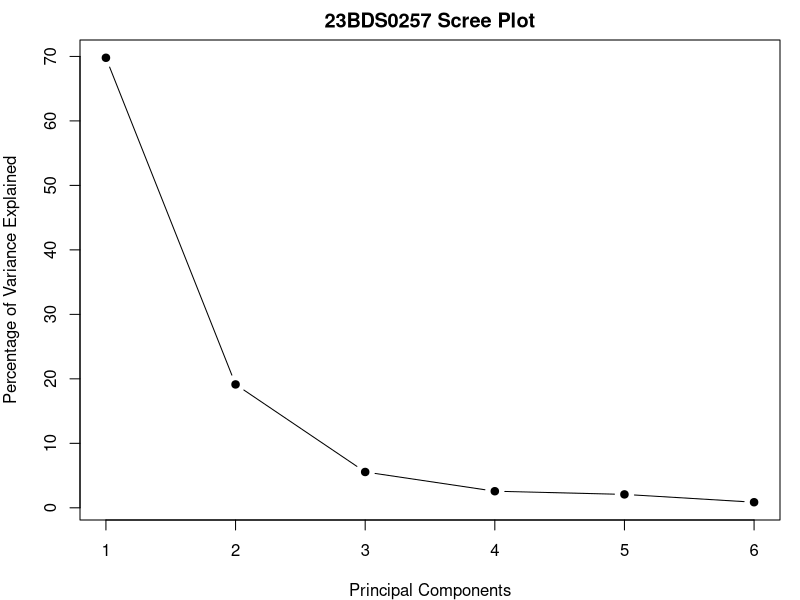
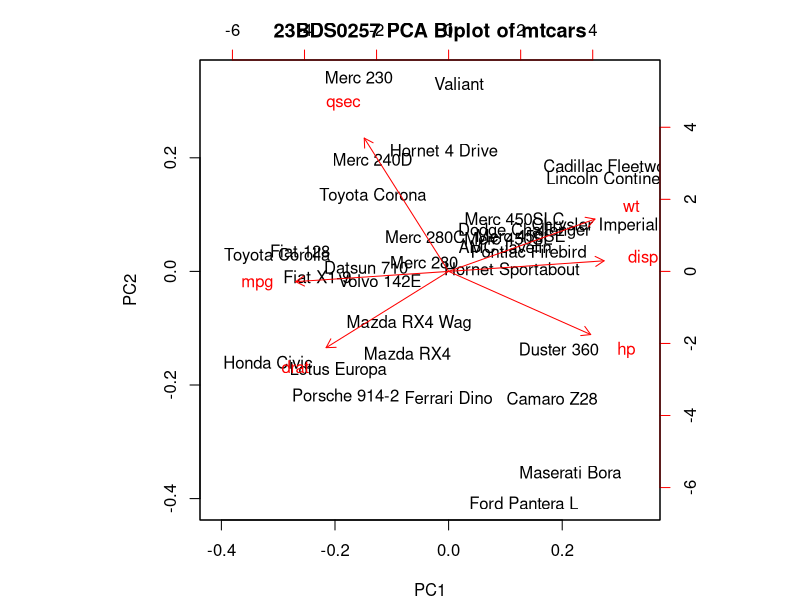

Here is the R script that generated these plots, in order:
#23BDS0257
# 1. Select numerical variables and examine their basic statistical characteristics
data <- mtcars[, c("mpg", "disp", "hp", "drat", "wt", "qsec")]
summary(data)

#23BDS0257
# 2. Standardize the selected variables before applying PCA
# Standardization is required because the variables have different scales and units.
# It converts each variable to mean = 0 and standard deviation = 1,
# so that no variable dominates PCA due to its larger numerical scale.
data_scaled <- scale(data)
data_scaled

#23BDS0257
# 3. Perform PCA using prcomp()
pca_result <- prcomp(data_scaled, center = TRUE, scale. = TRUE)
summary(pca_result)

#23BDS0257
# 4. Determine the proportion of variance explained by each principal component
variance_explained <- (pca_result$sdev^2) / sum(pca_result$sdev^2)
variance_explained

# Display variance explained as percentages
variance_percentage <- variance_explained * 100
variance_percentage

# Cumulative proportion of variance explained
cumulative_variance <- cumsum(variance_explained)
cumulative_variance

#23BDS0257
# 5. Identify the minimum number of PCs required to explain at least 80% variance
num_components <- which(cumulative_variance >= 0.80)[1]
num_components

#23BDS0257
# 6. Construct a scree plot and interpret the importance of PCs
par(mar = c(4, 4, 2, 1))
plot(variance_percentage, type = "b",
     main = "23BDS0257 Scree Plot",
     xlab = "Principal Components",
     ylab = "Percentage of Variance Explained",
     pch = 19)

#23BDS0257
# 7. Examine PCA loadings and identify variables contributing most strongly
# to PC1 and PC2
loadings <- pca_result$rotation[, 1:2]
loadings

# Absolute loadings to compare the strength of contribution
abs_loadings <- abs(loadings)
abs_loadings

#23BDS0257
# 8. Create a PCA biplot and interpret relationships among automobiles
# and original variables
biplot(pca_result,
       main = "23BDS0257 PCA Biplot of mtcars",
       col = c("black", "red"))
